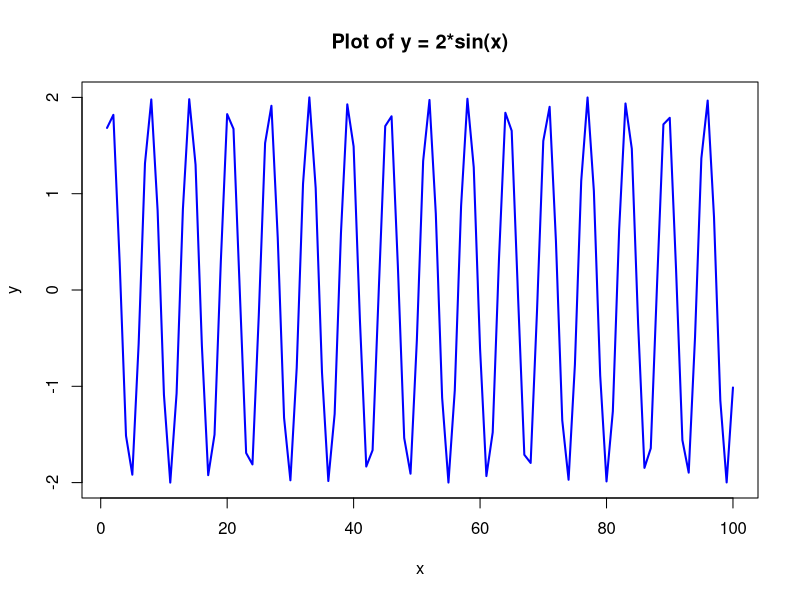

Write R code to recreate this figure.
print("hello R with Github")

# Generate x and y values
data_x <- 1:100
data_y <- 2 * sin(data_x)

# Plot the data
plot(data_x, data_y, type = "l", col = "blue", lwd = 2,
     main = "Plot of y = 2*sin(x)", xlab = "x", ylab = "y")